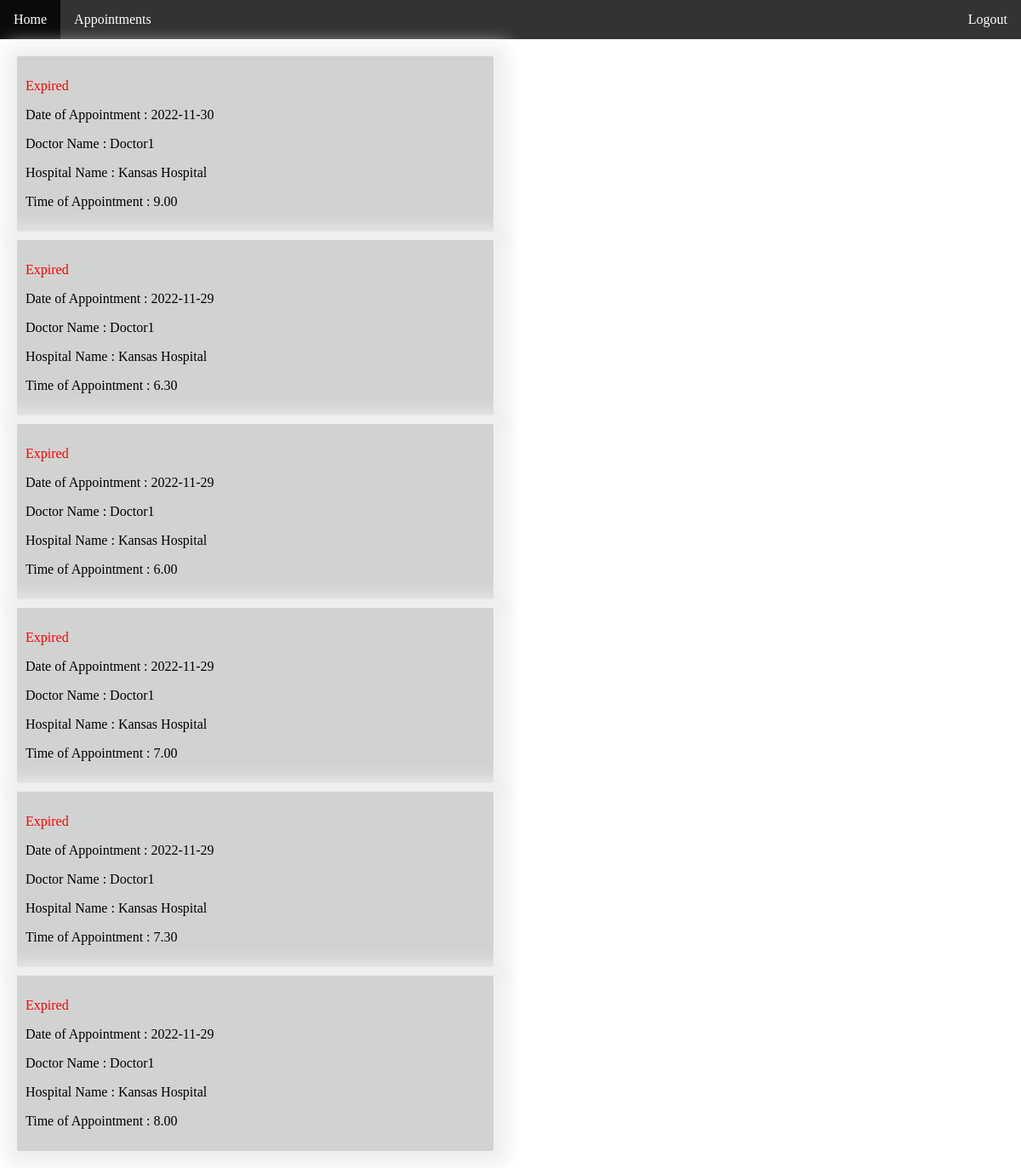
The app's page /appointsments.php (signed in) with its own data.
### tables this page shows
CREATE TABLE IF NOT EXISTS appointments(
  appointment_id int AUTO_INCREMENT PRIMARY KEY,
  doctor_uid int NOT NULL,
  patient_uid int NOT NULL,
  time_appointment VARCHAR(20) NOT NULL,
  date_appointment VARCHAR(20) NOT NULL
);

CREATE TABLE users( 
   uid int AUTO_INCREMENT PRIMARY KEY,
  name VARCHAR(20) NOT NULL, 
  email VARCHAR(100) NOT NULL,
  password CHAR(128) NOT NULL,
  is_doctor Boolean default false,
  is_active Boolean default false,
  hospital_name VARCHAR(100)
);

### appointsments.php (the view, shortened to what this page needs)
<?php
function getallAppointments(){
    require 'pdo.php';
    $stmt = $conn->prepare("SELECT * FROM appointments where patient_uid=? or doctor_uid=? order by date_appointment DESC");
    $stmt->execute([$_SESSION["uid"],$_SESSION["uid"]]);
    $user = $stmt->fetchAll();
    foreach($user as $x ) {
        echo "<div class='box-shadow' onclick='startintervalcall(".$x["appointment_id"].")'>";
            echo "<div class='container center'>";
            if(date('Y-m-d')>$x["date_appointment"]){
                echo " <p style='color:red'>Expired</p>";
            }
            elseif(date('Y-m-d')<=$x["date_appointment"]){
                echo " <p style='color:green'>Upcoming</p>";
            }
            echo " <p style='color:black'>Date of Appointment : ".$x["date_appointment"]."</p>";
            $stmt = $conn->prepare("SELECT * FROM users where uid=?");
            $stmt->execute([$x["doctor_uid"]]);
            $doctor = $stmt->fetch();
            echo "<p style='color:black'>Doctor Name : ".$doctor["name"]."</p>";
            echo "<p style='color:black'>Hospital Name : ".$doctor["hospital_name"]."</p>";
            echo "<p style='color:black'>Time of Appointment : ".$x["time_appointment"]."</p>";
            echo "</div>";
        echo "</div>";
    }
}
?>
<!DOCTYPE html>
<html lang="en">
<head>
<link
  rel="stylesheet"
  href="https://unpkg.com/@trevoreyre/autocomplete-js/dist/style.css"/>
  <link rel="stylesheet" href="doctor.css">
</head>
<body>
    <div>
    <header></header>
   <div class="row">
    <div class="column">
    <?php
        getallAppointments();
    ?>
    </div>
    <div class="column">
    </div>
   </div>
    </div>
</body>
</html>

### doctor.css (style rules this page uses)
body { margin: 0; }
.box-shadow { background-color: #d1d3d2; color: white; padding: 10px; margin: 10px; border-radius: 2px; box-shadow: 2px 2px 20px 15px #eeefee; }
* { box-sizing: border-box; }
.column { float: left; width: 50%; padding: 10px; }
.row:after { content: ""; display: table; clear: both; }

### records on screen
appointments: shows "Expired", date_appointment "2022-11-30", users.name "Doctor1", users.hospital_name "Kansas Hospital", time_appointment "9.00"
appointments: shows "Expired", date_appointment "2022-11-29", users.name "Doctor1", users.hospital_name "Kansas Hospital", time_appointment "6.30"
appointments: shows "Expired", date_appointment "2022-11-29", users.name "Doctor1", users.hospital_name "Kansas Hospital", time_appointment "6.00"
appointments: shows "Expired", date_appointment "2022-11-29", users.name "Doctor1", users.hospital_name "Kansas Hospital", time_appointment "7.00"
appointments: shows "Expired", date_appointment "2022-11-29", users.name "Doctor1", users.hospital_name "Kansas Hospital", time_appointment "7.30"
appointments: shows "Expired", date_appointment "2022-11-29", users.name "Doctor1", users.hospital_name "Kansas Hospital", time_appointment "8.00"
